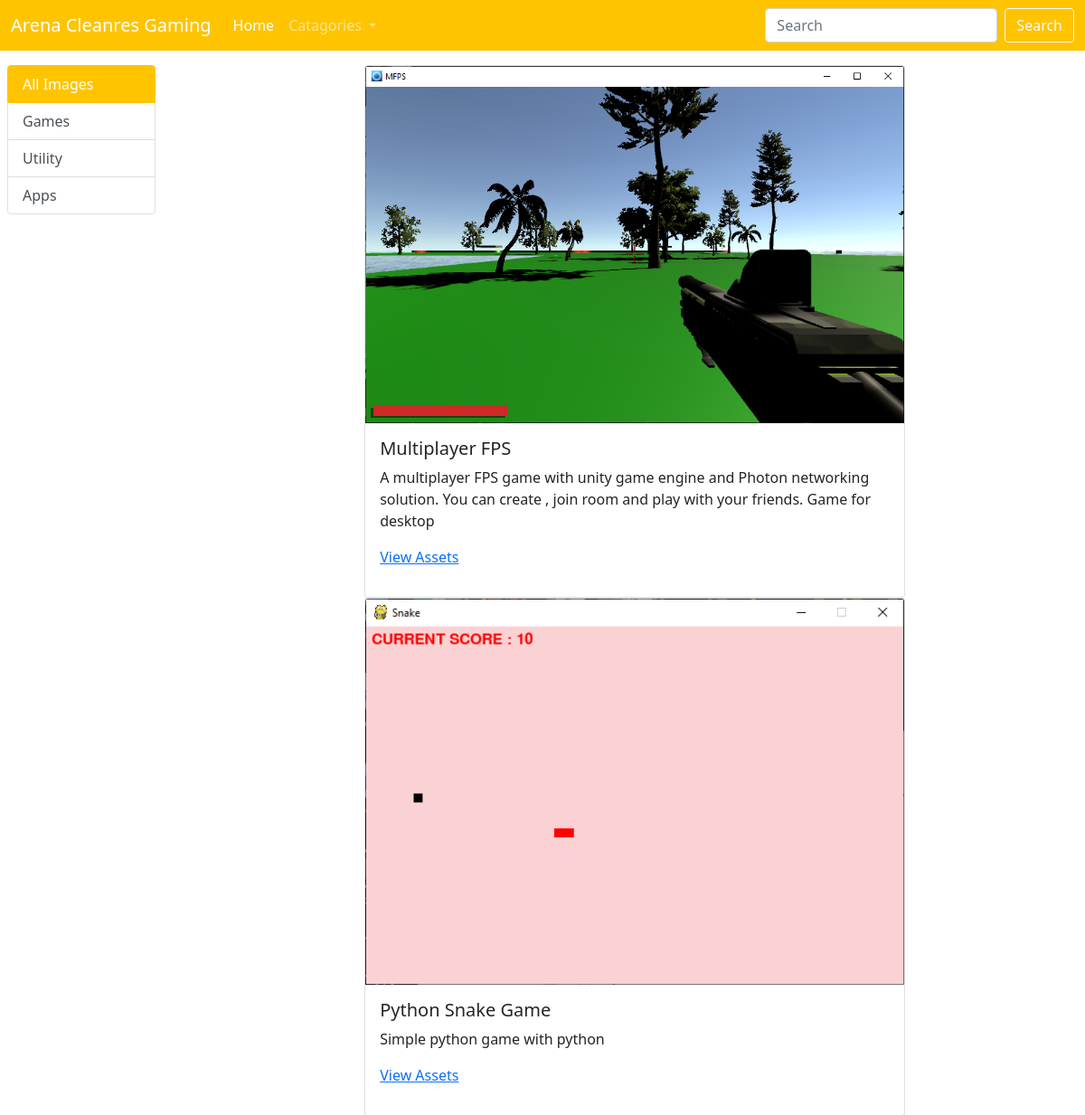
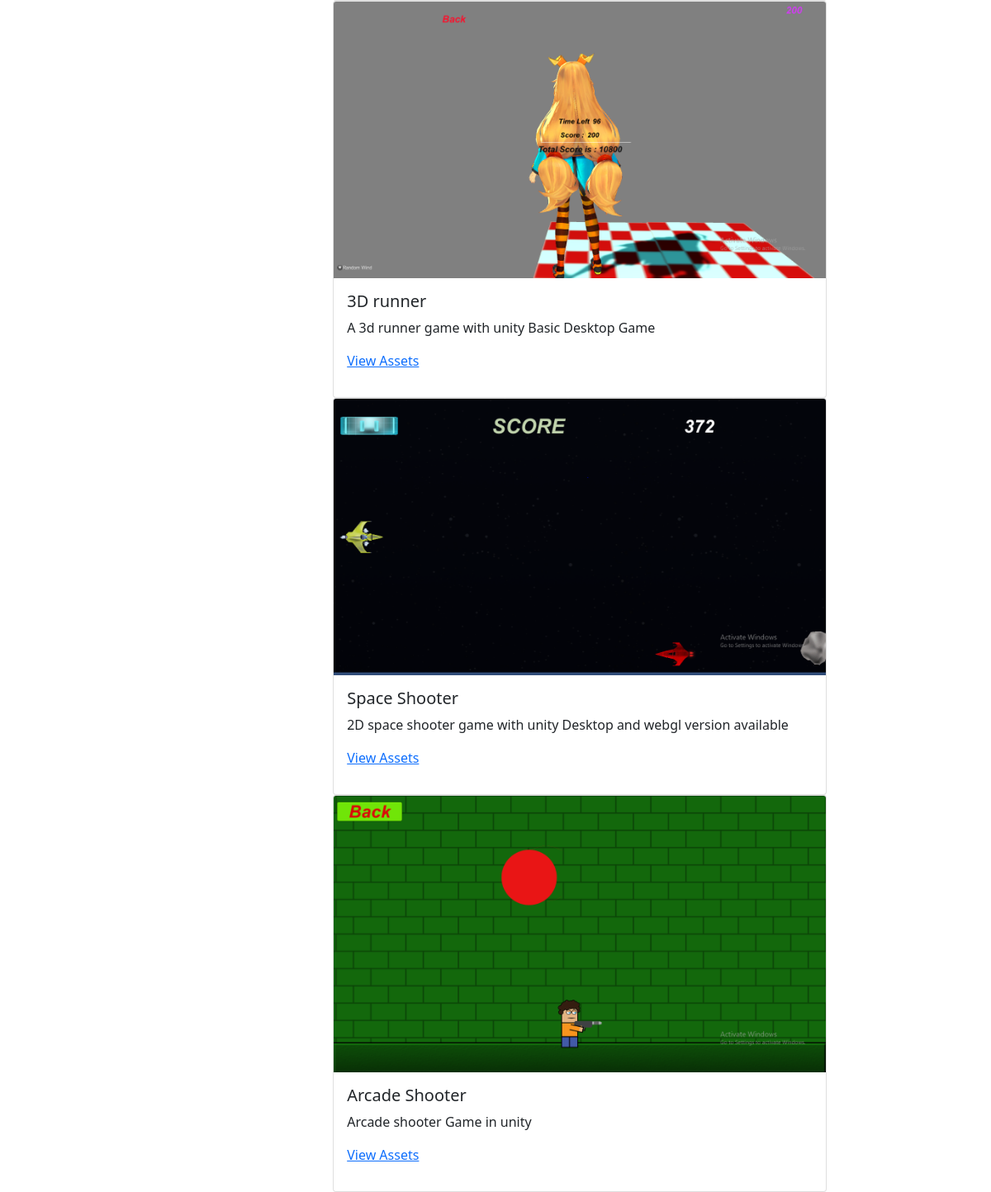
Page /catagory/1 on the committed database (2 pictures, top to bottom).
### Game/models.py (models this page shows, shortened)
class Catagory(models.Model):
    title = models.CharField(max_length=100)
    description = models.TextField()

class Images(models.Model):
    title = models.CharField(max_length=200)
    description = models.TextField()
    image = models.ImageField(upload_to = 'images')
    url = models.URLField(max_length=200,default="http://www.google.com")
    added_date = models.DateTimeField()
    catagory=models.ForeignKey(Catagory,on_delete=models.CASCADE)

### Game/views.py (the view)
# urls.py: path('catagory/<int:cid>', views.catagory, name='catagory'),
def catagory(request,cid):
    catagories = Catagory.objects.all()
    C=Catagory.objects.get(pk=cid)
    images = Images.objects.filter(catagory=C)
    context={
        'images':images,
        'catagories':catagories
    }
    return render(request,'index.html',context)

### templates/index.html
 {%include 'base.html' %}
<div class="row mt-3 ml-3">
    <div class="col-md-2">
        <div class="list-group ml-3 px-2">
            <a href="/" class="list-group-item list-group-item-action active">
              All Images
            </a>
            {% for item in catagories %}
            <a href="/catagory/{{item.pk}}" class="list-group-item list-group-item-action">{{item.title}}</a>
            {% endfor %}
          </div>
    </div>
    <div class="col-md-10">
            <div class="col-md-12">
                <div class="card-columns">
                    {% for item in images %}
                    <div class="card">
                        <img class="card-img-top" src="/media/{{item.image}}" alt="Card image cap">
                        <div class="card-body">
                          <h5 class="card-title">{{item.title}}</h5>
                          <p class="card-text">{{item.description}}</p>
                          <p><a href="{{item.url}}">View Assets</a></p>
                        </div>
                      </div>
                    {% endfor %}
                </div>
            </div>
    </div>
</div>

### templates/base.html (style rules this page uses)
.list-group-item.active { background: #ffc400!important; border-color: #ffc400!important; }
.card { margin: auto; width: 60%; }

### rows in the picture
Catagory: title "Games"
Catagory: title "Utility"
Catagory: title "Apps"
Images: image (picture), title "Multiplayer FPS", description "A multiplayer FPS game with unity game engine and Photon networking solution. You can create , join room and play with your friends. Game for desktop"
Images: image (picture), title "Python Snake Game", description "Simple python game with python"
Images: image (picture), title "3D runner", description "A 3d runner game with unity Basic Desktop Game"
Images: image (picture), title "Space Shooter", description "2D space shooter game with unity Desktop and webgl version available"
Images: image (picture), title "Arcade Shooter", description "Arcade shooter Game in unity"
